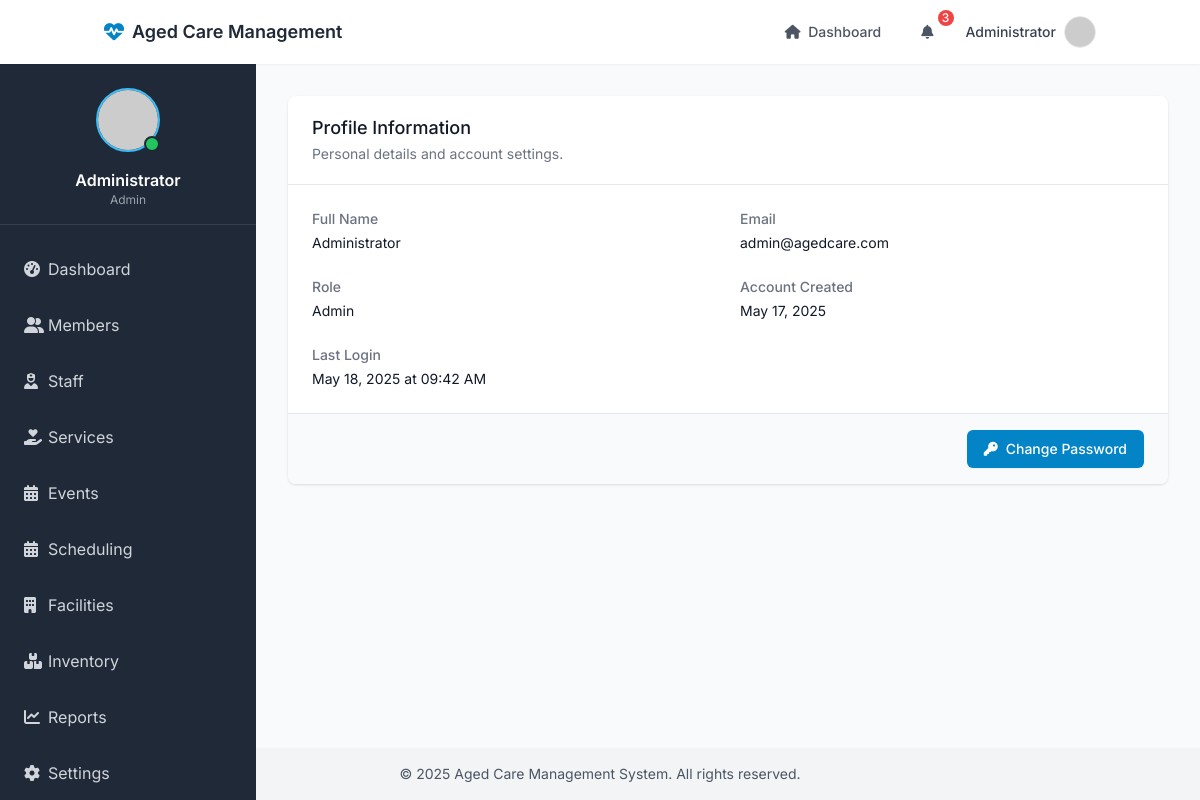
The page /profile (signed in) on the database as committed earlier.
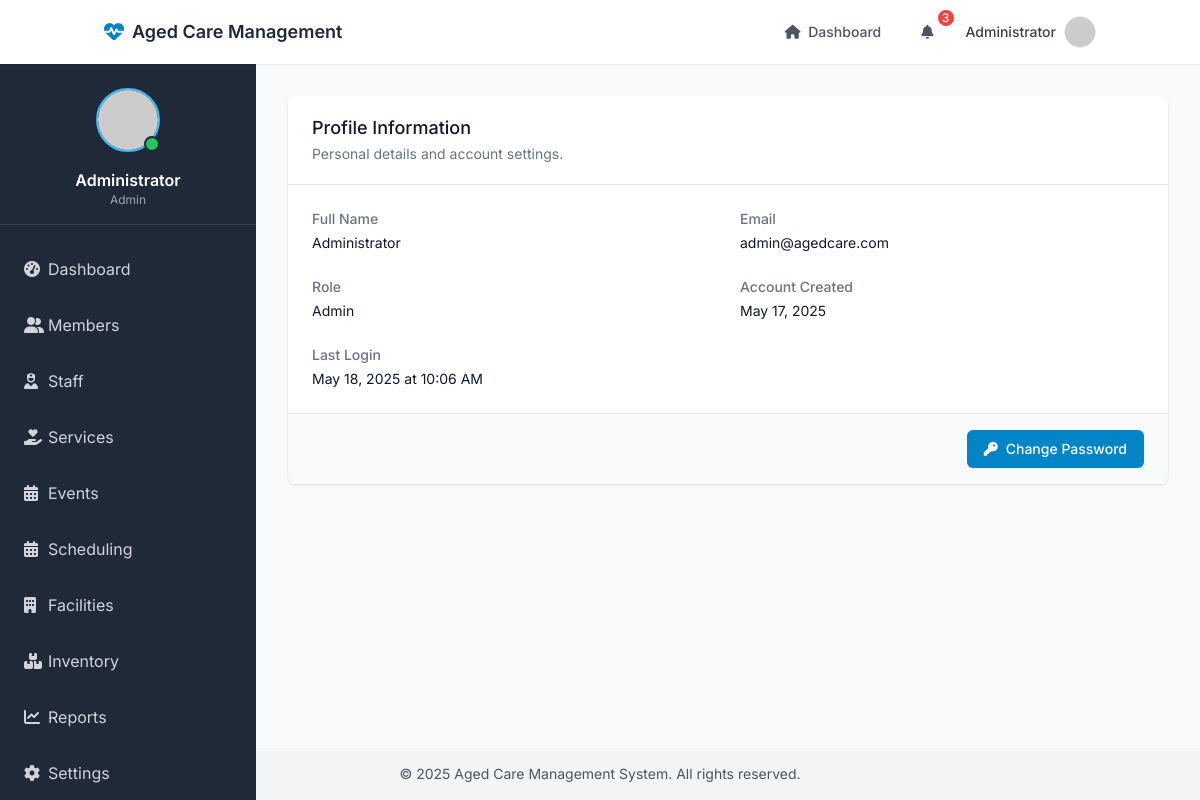
The same page on the database as committed later.
### models/user.py (models this page shows, shortened)
class User(UserMixin, db.Model):
    __tablename__ = 'users'
    id = db.Column(db.Integer, primary_key=True)
    name = db.Column(db.String(100), nullable=False)
    email = db.Column(db.String(100), unique=True, nullable=False)
    password_hash = db.Column(db.String(200), nullable=False)
    role = db.Column(db.String(20), default='staff')  # admin, staff, family
    is_active = db.Column(db.Boolean, default=True)
    created_at = db.Column(db.DateTime, default=datetime.utcnow)
    last_login = db.Column(db.DateTime)
    @property
    def password(self):
        raise AttributeError('password is not a readable attribute')

### routes/auth.py (the view)
@auth_routes.route('/profile')
@login_required
def profile():
    return render_template('auth/profile.html')

### templates/auth/profile.html (shortened to what this page needs)
{% extends "base.html" %}
{% block content %}
<div class="max-w-4xl mx-auto">
    <div class="bg-white shadow rounded-lg">
        <div class="px-4 py-5 sm:px-6 border-b border-gray-200">
            <h3 class="text-lg leading-6 font-medium text-gray-900">Profile Information</h3>
            <p class="mt-1 text-sm text-gray-500">Personal details and account settings.</p>
        </div>
        <div class="px-4 py-5 sm:p-6">
            <div class="grid grid-cols-1 gap-6 sm:grid-cols-2">
                <div>
                    <dt class="text-sm font-medium text-gray-500">Full Name</dt>
                    <dd class="mt-1 text-sm text-gray-900">{{ current_user.name }}</dd>
                </div>
                <div>
                    <dt class="text-sm font-medium text-gray-500">Email</dt>
                    <dd class="mt-1 text-sm text-gray-900">{{ current_user.email }}</dd>
                </div>
                <div>
                    <dt class="text-sm font-medium text-gray-500">Role</dt>
                    <dd class="mt-1 text-sm text-gray-900">{{ current_user.role|title }}</dd>
                </div>
                <div>
                    <dt class="text-sm font-medium text-gray-500">Account Created</dt>
                    <dd class="mt-1 text-sm text-gray-900">{{ current_user.created_at.strftime('%B %d, %Y') }}</dd>
                </div>
                <div>
                    <dt class="text-sm font-medium text-gray-500">Last Login</dt>
                    <dd class="mt-1 text-sm text-gray-900">
                        {% if current_user.last_login %}
                            {{ current_user.last_login.strftime('%B %d, %Y at %I:%M %p') }}
                        {% else %}
                            Never
                        {% endif %}
                    </dd>
                </div>
            </div>
        </div>
        <div class="px-4 py-4 sm:px-6 bg-gray-50 rounded-b-lg border-t border-gray-200">
            <div class="flex justify-end space-x-3">
                <a href="{{ url_for('auth.change_password') }}"
                   class="inline-flex items-center px-4 py-2 border border-transparent rounded-md shadow-sm text-sm font-medium text-white bg-primary-600 hover:bg-primary-700 focus:outline-none focus:ring-2 focus:ring-offset-2 focus:ring-primary-500">
                    <i class="fas fa-key mr-2"></i>
                    Change Password
                </a>
            </div>
        </div>
    </div>
</div>
{% endblock %}

### templates/includes/navbar.html (shortened to what this page needs)
<nav class="bg-white shadow-sm">
    <div class="container mx-auto px-4">
        <div class="flex justify-between h-16">
            <div class="flex items-center">
                <a href="{{ url_for('dashboard.index') }}" class="flex items-center">
                    <i class="fas fa-heart-pulse text-xl text-primary-600 mr-2"></i>
                    <span class="text-gray-800 font-semibold text-lg">Aged Care Management</span>
                </a>
            </div>
            <div class="flex items-center">
                <div class="hidden md:flex items-center space-x-4">
                    <a href="{{ url_for('dashboard.index') }}" class="text-gray-600 hover:text-primary-600 px-3 py-2 rounded-md text-sm font-medium">
                        <i class="fas fa-home mr-1"></i> Dashboard
                    </a>
                    <div class="relative" x-data="{ open: false }">
                        <button @click="open = !open" class="text-gray-600 hover:text-primary-600 px-3 py-2 rounded-md text-sm font-medium focus:outline-none">
                            <i class="fas fa-bell mr-1"></i>
                            <span class="absolute -top-1 -right-1 bg-red-500 text-white text-xs w-4 h-4 rounded-full flex items-center justify-center">3</span>
                        </button>
                    </div>
                </div>
                <div class="ml-4 relative" x-data="{ open: false }">
                    <div>
                        <button @click="open = !open" class="flex items-center text-sm font-medium text-gray-700 hover:text-primary-600 focus:outline-none focus:ring-2 focus:ring-offset-2 focus:ring-primary-500" id="user-menu" aria-haspopup="true">
                            <span class="mr-2">{{ current_user.name }}</span>
                            <img class="h-8 w-8 rounded-full border border-gray-200" src="https://ui-avatars.com/api/?name={{ current_user.name }}&background=random" alt="User avatar">
                        </button>
                    </div>
                </div>
            </div>
        </div>
    </div>
</nav>

### templates/includes/sidebar.html (shortened to what the changed rows need)
<div id="sidebar" class="hidden md:flex flex-col w-64 bg-gray-800 text-white h-full overflow-hidden">
    <div class="p-4 border-b border-gray-700">
        <div class="text-center mt-2">
            <h2 class="font-semibold">{{ current_user.name }}</h2>
            <p class="text-xs text-gray-400">{{ current_user.role|capitalize }}</p>
        </div>
    </div>
</div>

Rows that differ between the two databases and show on the page:
changed User "Administrator": last_login "May 18, 2025 at 09:42 AM" → "May 18, 2025 at 10:06 AM"
